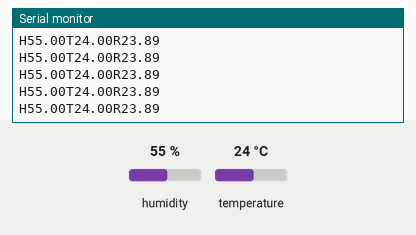
The sketch below on a simulated Arduino Uno, built with avr-gcc and run on an emulated ATmega328P. Shown: the last lines printed to the serial monitor. The inputs (shaded band) are chosen by the test bench; at power-on: humidity 55 %, temperature 24 °C.

Above: at 2.9 s.
3.0 s: humidity set to 22 %
At 4.28 s:
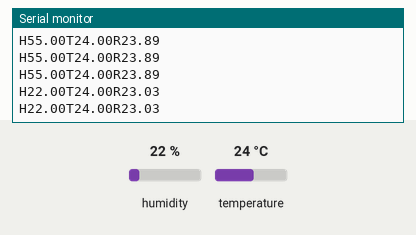
5.7 s: temperature set to 12 °C
At 5.7 s:
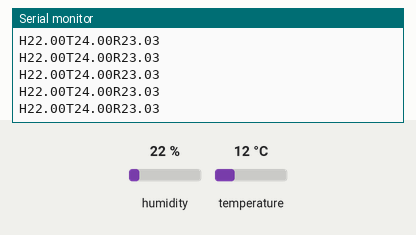
8.4 s: humidity set to 40 %
At 8.44 s:
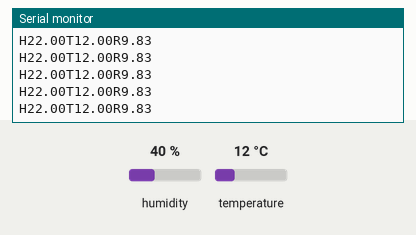
17.1 s: temperature set to 28 °C
At 17.18 s:
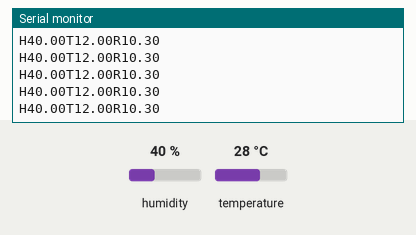
23.1 s: temperature set to 19 °C
At 23.19 s:
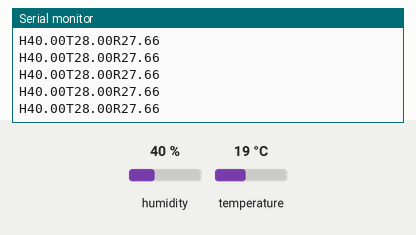
41.1 s: temperature set to 33 °C
At 41.18 s:
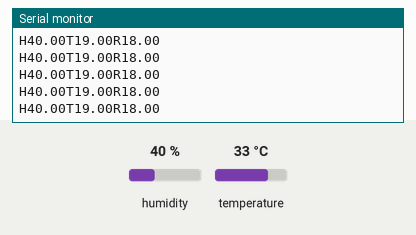
Timing chart, 0 to 44.1 s (numbered marks = the images above; inputs shaded):
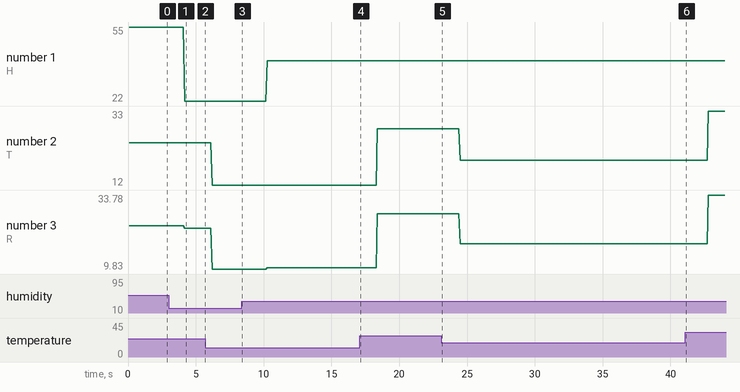

The sketch:

DHTtester.ino
```cpp
// Example testing sketch for various DHT humidity/temperature sensors
// Written by ladyada, public domain

#include "DHT.h"

#define DHTPIN 3    // what digital pin we're connected to

// Uncomment whatever type you're using!
//#define DHTTYPE DHT11   // DHT 11
#define DHTTYPE DHT22   // DHT 22  (AM2302), AM2321
//#define DHTTYPE DHT21   // DHT 21 (AM2301)

// Connect pin 1 (on the left) of the sensor to +5V
// NOTE: If using a board with 3.3V logic like an Arduino Due connect pin 1
// to 3.3V instead of 5V!
// Connect pin 2 of the sensor to whatever your DHTPIN is
// Connect pin 4 (on the right) of the sensor to GROUND
// Connect a 10K resistor from pin 2 (data) to pin 1 (power) of the sensor

// Initialize DHT sensor.
// Note that older versions of this library took an optional third parameter to
// tweak the timings for faster processors.  This parameter is no longer needed
// as the current DHT reading algorithm adjusts itself to work on faster procs.
DHT dht(DHTPIN, DHTTYPE);

void setup() {
  Serial.begin(9600);
  Serial.println("DHTxx test!");

  dht.begin();
}

void loop() {
  // Wait a few seconds between measurements.
  delay(100);

  // Reading temperature or humidity takes about 250 milliseconds!
  // Sensor readings may also be up to 2 seconds 'old' (its a very slow sensor)
  float h = dht.readHumidity();
  // Read temperature as Celsius (the default)
  float t = dht.readTemperature();
  // Read temperature as Fahrenheit (isFahrenheit = true)
  float f = dht.readTemperature(true);

  // Check if any reads failed and exit early (to try again).
  if (isnan(h) || isnan(t) || isnan(f)) {
    Serial.println("Failed to read from DHT sensor!");
    return;
  }

  // Compute heat index in Fahrenheit (the default)
  float hif = dht.computeHeatIndex(f, h);
  // Compute heat index in Celsius (isFahreheit = false)
  float hic = dht.computeHeatIndex(t, h, false);

  Serial.print("H");
  Serial.print(h);
  Serial.print("T");
  Serial.print(t);
  Serial.print("R");
  Serial.println(hic);
}
```

Measured:
- after the input at 3.0 s, the serial monitor: prints a new line after 1.2 s (image 1)
- plotted number 1: 55 → 22 after the input at 3.0 s, 22 → 40 after the input at 8.4 s
- plotted number 2: 24 → 12 after the input at 5.7 s, 12 → 28 after the input at 17.1 s, 28 → 19 after the input at 23.1 s, 19 → 33 after the input at 41.1 s
- plotted number 3: 23.89 → 23.03 after the input at 3.0 s, 23.03 → 9.83 after the input at 5.7 s, 9.83 → 10.3 after the input at 8.4 s, 10.3 → 27.66 after the input at 17.1 s, 27.66 → 18 after the input at 23.1 s
